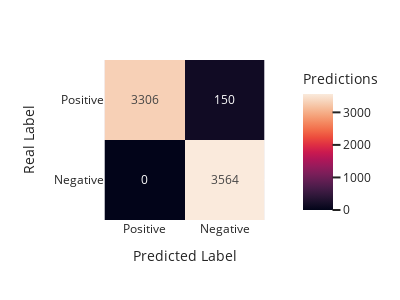

The cell this chart's notebook holds for it:
### Code cell
print(conf_matrix_total)
metrics = conf_matrix_metrics(conf_matrix_total)
print_metrics(metrics)
plot_confusion_matrix(metrics)

### Figure 1 — Plotly figure (JSON) as saved in the notebook; plotly's stock layout.template omitted (floating-point values rounded to 4 significant figures)
{"data": [{"coloraxis": "coloraxis", "hovertemplate": "Predicted Label: %{x}<br>Real Label: %{y}<br>Predictions: %{z}<extra></extra>", "name": "0", "texttemplate": "%{z}", "type": "heatmap", "x": ["Positive", "Negative"], "xaxis": "x", "y": ["Positive", "Negative"], "yaxis": "y", "z": [[3306, 150], [0, 3564]]}], "layout": {"coloraxis": {"colorbar": {"title": {"text": "Predictions"}}, "colorscale": [[0, "rgb(2,4,25)"], [0.0625, "rgb(24,15,41)"], [0.125, "rgb(47,23,57)"], [0.1875, "rgb(71,28,72)"], [0.25, "rgb(97,30,82)"], [0.3125, "rgb(123,30,89)"], [0.375, "rgb(150,27,91)"], [0.4375, "rgb(177,22,88)"], [0.5, "rgb(203,26,79)"], [0.5625, "rgb(223,47,67)"], [0.625, "rgb(236,76,61)"], [0.6875, "rgb(242,107,73)"], [0.75, "rgb(244,135,95)"], [0.8125, "rgb(245,162,122)"], [0.875, "rgb(246,188,153)"], [0.9375, "rgb(247,212,187)"], [1, "rgb(250,234,220)"]]}, "height": 300, "margin": {"t": 60}, "width": 400, "xaxis": {"anchor": "y", "constrain": "domain", "domain": [0, 1], "scaleanchor": "y", "title": {"text": "Predicted Label"}}, "yaxis": {"anchor": "x", "autorange": "reversed", "constrain": "domain", "domain": [0, 1], "title": {"text": "Real Label"}}}}
